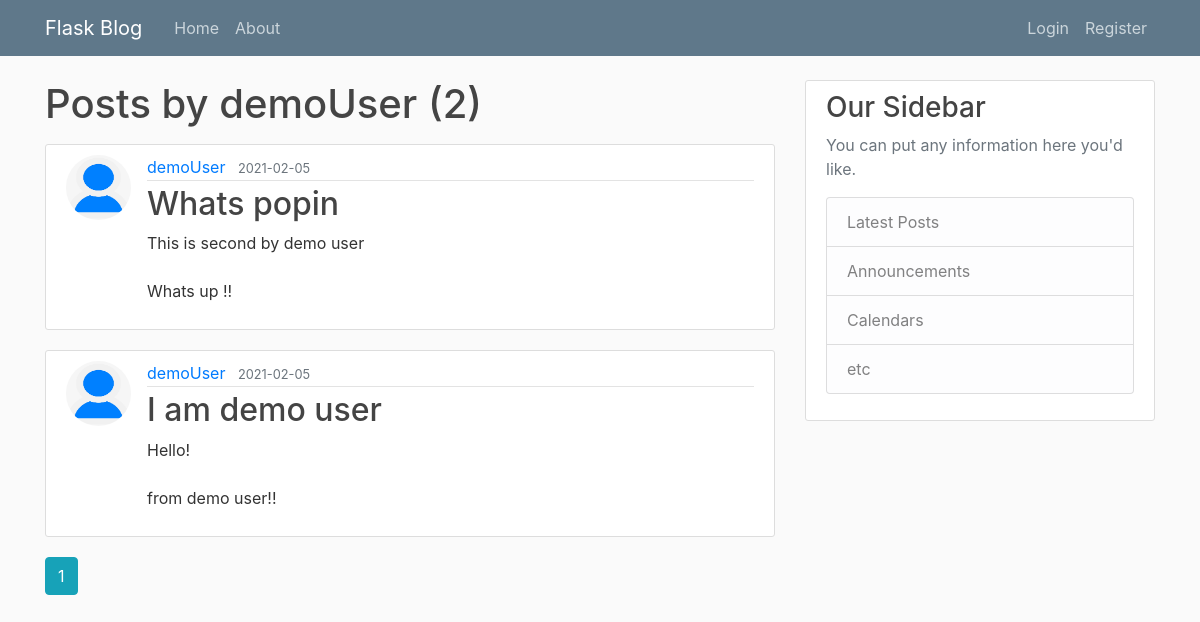
The app's page /user/demoUser, older data.
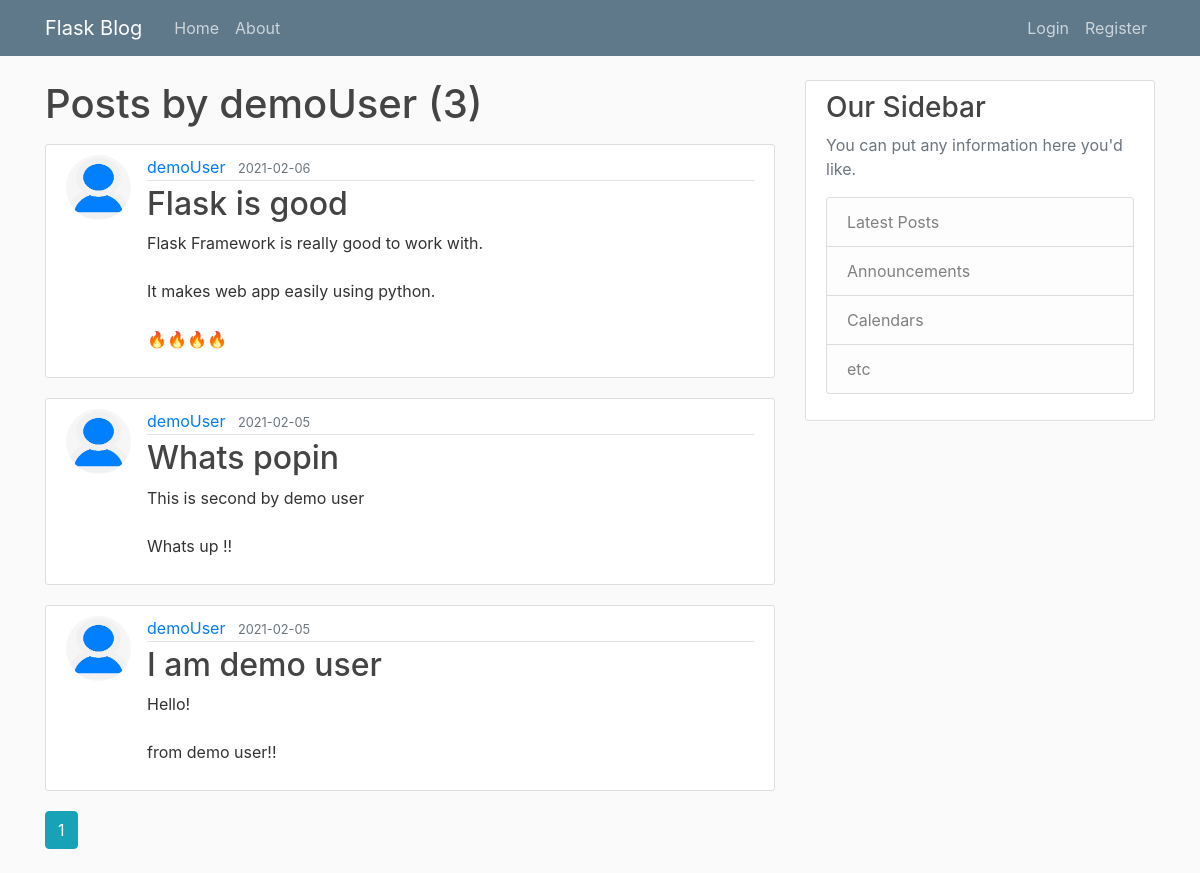
The same page, newer data.
### flaskblog/models.py (models this page shows, shortened)
class User(db.Model, UserMixin):
    id = db.Column(db.Integer, primary_key=True)
    username = db.Column(db.String(20), unique=True, nullable=False)
    email = db.Column(db.String(120), unique=True, nullable=False)
    image_file = db.Column(db.String(20), nullable=False, default='default.jpg')
    password = db.Column(db.String(60), nullable=False)
    posts = db.relationship('Post', backref='author', lazy=True)

class Post(db.Model):
    id = db.Column(db.Integer, primary_key=True)
    title = db.Column(db.String(100), nullable=False)
    date_posted = db.Column(db.DateTime, nullable=False, default=datetime.utcnow)
    content = db.Column(db.Text, nullable=False)
    user_id = db.Column(db.Integer, db.ForeignKey('user.id'), nullable=False)

### flaskblog/routes.py (the view)
@app.route("/user/<string:username>")
def user_posts(username):
    page = request.args.get('page', 1, type=int)
    user = User.query.filter_by(username=username).first_or_404()
    posts = Post.query.filter_by(author=user)\
        .order_by(Post.date_posted.desc())\
        .paginate(page=page, per_page=5)
    return render_template('user_posts.html', posts=posts, user=user)

### flaskblog/templates/user_posts.html
{% extends "layout.html" %}
{% block content %}
    <h1 class="mb-3">Posts by {{ user.username }} ({{ posts.total }})</h1>
    {% for post in posts.items %}
        <article class="media content-section">
          <img class="rounded-circle article-img" src="{{ url_for('static', filename='profile_pics/' + post.author.image_file) }}">
          <div class="media-body">
            <div class="article-metadata">
              <a class="mr-2" href="{{ url_for('user_posts', username=post.author.username) }}">{{ post.author.username }}</a>
              <small class="text-muted">{{ post.date_posted.strftime('%Y-%m-%d') }}</small>
            </div>
            <h2><a class="article-title" href="{{ url_for('post', post_id=post.id) }}">{{ post.title }}</a></h2>
            <p class="article-content">{{ post.content }}</p>
          </div>
        </article>
    {% endfor %}
    {% for page_num in posts.iter_pages(left_edge=1, right_edge=1, left_current=1, right_current=2) %}
      {% if page_num %}
        {% if posts.page == page_num %}
          <a class="btn btn-info mb-4" href="{{ url_for('user_posts', username=user.username, page=page_num) }}">{{ page_num }}</a>
        {% else %}
          <a class="btn btn-outline-info mb-4" href="{{ url_for('user_posts', username=user.username, page=page_num) }}">{{ page_num }}</a>
        {% endif %}
      {% else %}
        ...
      {% endif %}
    {% endfor %}
{% endblock content %}

### flaskblog/templates/layout.html (shortened to what this page needs)
<!DOCTYPE html>
<html>
<head>
    <link rel="stylesheet" href="https://maxcdn.bootstrapcdn.com/bootstrap/4.0.0/css/bootstrap.min.css">
    <link rel="stylesheet" type="text/css" href="{{ url_for('static', filename='main.css') }}">
</head>
<body>
    <header class="site-header">
      <nav class="navbar navbar-expand-md navbar-dark bg-steel fixed-top">
        <div class="container">
          <a class="navbar-brand mr-4" href="/">Flask Blog</a>
          <div class="collapse navbar-collapse" id="navbarToggle">
            <div class="navbar-nav mr-auto">
              <a class="nav-item nav-link" href="{{ url_for('home') }}">Home</a>
              <a class="nav-item nav-link" href="{{ url_for('about') }}">About</a>
            </div>
            <div class="navbar-nav">
              {% if current_user.is_authenticated %}
                <a class="nav-item nav-link" href="{{ url_for('new_post') }}">New Post</a>
                <a class="nav-item nav-link" href="{{ url_for('account') }}">Account</a>
                <a class="nav-item nav-link" href="{{ url_for('logout') }}">Logout</a>
              {% else %}
                <a class="nav-item nav-link" href="{{ url_for('login') }}">Login</a>
                <a class="nav-item nav-link" href="{{ url_for('register') }}">Register</a>
              {% endif %}
            </div>
          </div>
        </div>
      </nav>
    </header>
    <main role="main" class="container">
      <div class="row">
        <div class="col-md-8">
          {% block content %}{% endblock %}
        </div>
        <div class="col-md-4">
          <div class="content-section">
            <h3>Our Sidebar</h3>
            <p class='text-muted'>You can put any information here you'd like.
              <ul class="list-group">
                <li class="list-group-item list-group-item-light">Latest Posts</li>
                <li class="list-group-item list-group-item-light">Announcements</li>
                <li class="list-group-item list-group-item-light">Calendars</li>
                <li class="list-group-item list-group-item-light">etc</li>
              </ul>
            </p>
          </div>
        </div>
      </div>
    </main>
</body>
</html>

### flaskblog/static/main.css (style rules this page uses)
body { background: #fafafa; color: #333333; margin-top: 5rem; }
h1, h2, h3, h4, h5, h6 { color: #444444; }
.bg-steel { background-color: #5f788a; }
.site-header .navbar-nav .nav-link { color: #cbd5db; }
.content-section { background: #ffffff; padding: 10px 20px; border: 1px solid #dddddd; border-radius: 3px; margin-bottom: 20px; }
.article-title { color: #444444; }
.article-content { white-space: pre-line; }
.article-img { height: 65px; width: 65px; margin-right: 16px; }
.article-metadata { padding-bottom: 1px; margin-bottom: 4px; border-bottom: 1px solid #e3e3e3 }

Row changes from the older to the newer data that the page shows:
added Post: image_file (placeholder picture), author.username "demoUser", date_posted "2021-02-06", title "Flask is good", content "Flask Framework is really good to work with. It makes web app easily using python. 🔥🔥🔥🔥"
Text that changed along with them:
{{ posts.total }}: "2" → "3"
